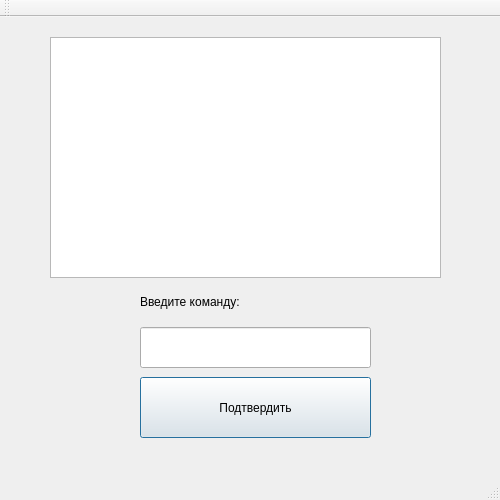
<?xml version="1.0" encoding="UTF-8"?>
<ui version="4.0">
 <class>MainWindow</class>
 <widget class="QMainWindow" name="MainWindow">
  <property name="windowModality">
   <enum>Qt::NonModal</enum>
  </property>
  <property name="enabled">
   <bool>true</bool>
  </property>
  <property name="geometry">
   <rect>
    <x>0</x>
    <y>0</y>
    <width>500</width>
    <height>500</height>
   </rect>
  </property>
  <property name="sizePolicy">
   <sizepolicy hsizetype="Fixed" vsizetype="Fixed">
    <horstretch>0</horstretch>
    <verstretch>0</verstretch>
   </sizepolicy>
  </property>
  <property name="windowTitle">
   <string>Cash Machine</string>
  </property>
  <property name="layoutDirection">
   <enum>Qt::LeftToRight</enum>
  </property>
  <widget class="QWidget" name="centralWidget">
   <widget class="QTextEdit" name="textEdit">
    <property name="geometry">
     <rect>
      <x>50</x>
      <y>20</y>
      <width>391</width>
      <height>241</height>
     </rect>
    </property>
    <property name="acceptDrops">
     <bool>false</bool>
    </property>
    <property name="readOnly">
     <bool>true</bool>
    </property>
   </widget>
   <widget class="QLineEdit" name="CommandLineEdit">
    <property name="geometry">
     <rect>
      <x>140</x>
      <y>310</y>
      <width>231</width>
      <height>41</height>
     </rect>
    </property>
   </widget>
   <widget class="QPushButton" name="ConfirmPushButton">
    <property name="geometry">
     <rect>
      <x>140</x>
      <y>360</y>
      <width>231</width>
      <height>61</height>
     </rect>
    </property>
    <property name="text">
     <string>Подтвердить</string>
    </property>
    <property name="default">
     <bool>true</bool>
    </property>
   </widget>
   <widget class="QLabel" name="label">
    <property name="geometry">
     <rect>
      <x>140</x>
      <y>270</y>
      <width>231</width>
      <height>31</height>
     </rect>
    </property>
    <property name="focusPolicy">
     <enum>Qt::TabFocus</enum>
    </property>
    <property name="toolTip">
     <string>&lt;html&gt;&lt;head/&gt;&lt;body&gt;&lt;p&gt;+ USD 10 10&lt;/p&gt;&lt;p&gt;- USD 10&lt;/p&gt;&lt;p&gt;?&lt;/p&gt;&lt;/body&gt;&lt;/html&gt;</string>
    </property>
    <property name="text">
     <string>Введите команду:</string>
    </property>
   </widget>
  </widget>
  <widget class="QMenuBar" name="menuBar">
   <property name="geometry">
    <rect>
     <x>0</x>
     <y>0</y>
     <width>500</width>
     <height>26</height>
    </rect>
   </property>
  </widget>
  <widget class="QToolBar" name="mainToolBar">
   <attribute name="toolBarArea">
    <enum>TopToolBarArea</enum>
   </attribute>
   <attribute name="toolBarBreak">
    <bool>false</bool>
   </attribute>
  </widget>
  <widget class="QStatusBar" name="statusBar"/>
 </widget>
 <layoutdefault spacing="6" margin="11"/>
 <resources/>
 <connections/>
</ui>
